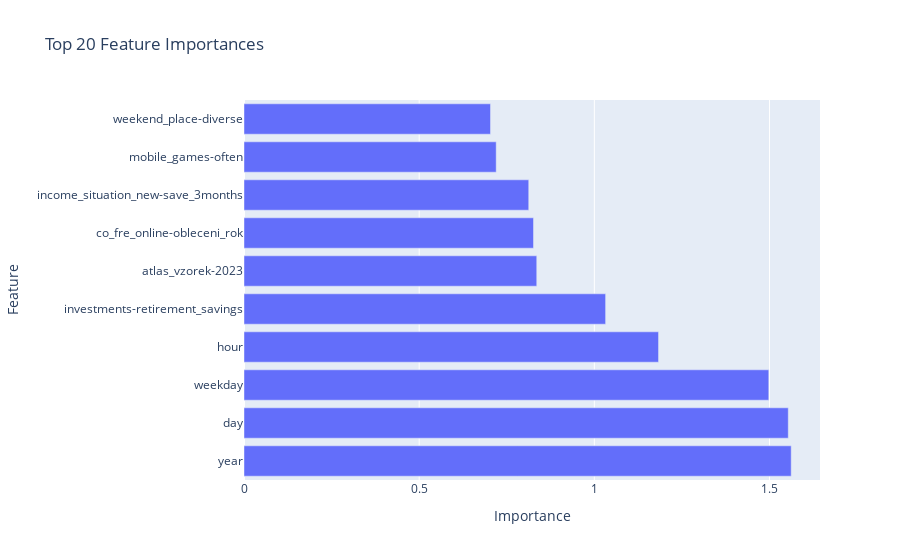

The cell this chart's notebook holds for it:
### Code cell
# Get importance values
importances = model.get_feature_importance()
feature_names = X_train.columns

# Combine into DataFrame
feature_importance_df = pd.DataFrame({
    'Feature': feature_names,
    'Importance': importances
}).sort_values(by='Importance', ascending=False)

fig = px.bar(feature_importance_df.head(10), x='Importance', y='Feature', title='Top 20 Feature Importances')
fig.show()

### Figure 1 — Plotly figure (JSON) as saved in the notebook; plotly's stock layout.template omitted (floating-point values rounded to 4 significant figures)
{"data": [{"hovertemplate": "Importance=%{x}<br>Feature=%{y}<extra></extra>", "legendgroup": "", "marker": {"color": "#636efa", "pattern": {"shape": ""}}, "name": "", "orientation": "h", "showlegend": false, "textposition": "auto", "type": "bar", "x": [1.562, 1.553, 1.498, 1.183, 1.032, 0.8356, 0.8263, 0.8127, 0.7198, 0.7036], "xaxis": "x", "y": ["year", "day", "weekday", "hour", "investments-retirement_savings", "atlas_vzorek-2023", "co_fre_online-obleceni_rok", "income_situation_new-save_3months", "mobile_games-often", "weekend_place-diverse"], "yaxis": "y"}], "layout": {"barmode": "relative", "legend": {"tracegroupgap": 0}, "title": {"text": "Top 20 Feature Importances"}, "xaxis": {"anchor": "y", "domain": [0, 1], "title": {"text": "Importance"}}, "yaxis": {"anchor": "x", "domain": [0, 1], "title": {"text": "Feature"}}}}
